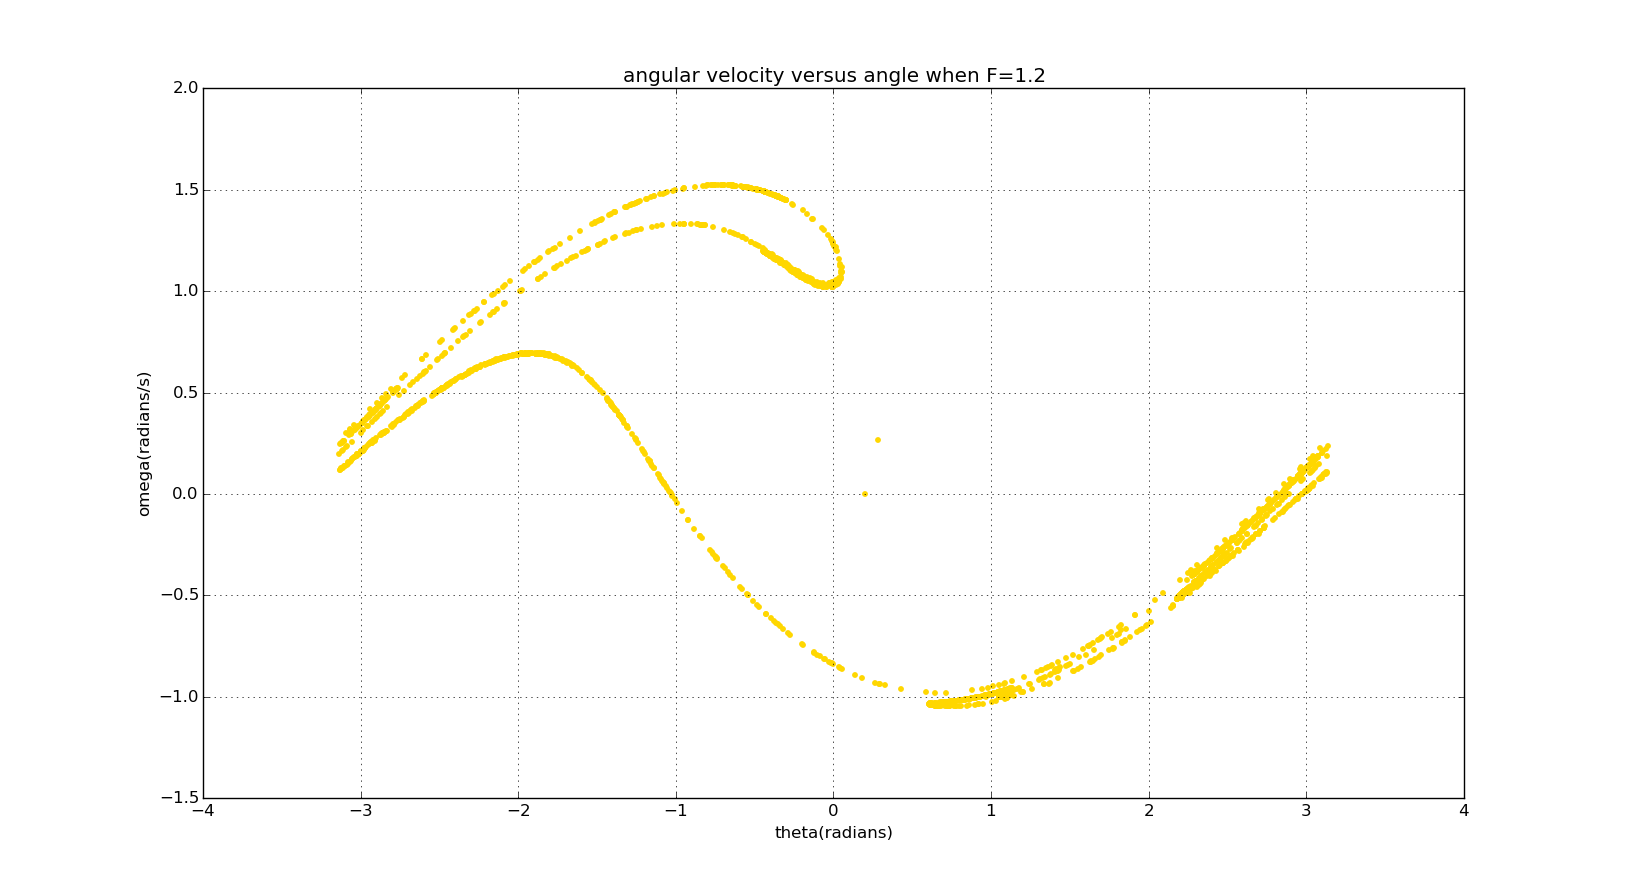

The Python source for this figure:
from __future__ import division
from math import *
from pylab import *

def change_amp(F):
    q = 0.5
    l = 9.8
    g = 9.8
    f = 2/3
    dt = pi/100
    theta0 = 0.2
    omega0 = 0
    angle = [theta0]
    avelo = [omega0]
    t = [0]
    an=[theta0]
    av=[omega0] 
    while t[-1] < 6000*pi:
        avelo_new = avelo[-1] - ((g/l)*sin(angle[-1]) + q*avelo[-1] - F*sin(f*t[-1]))*dt
        avelo.append(avelo_new)
        angle_new = angle[-1] + avelo[-1]*dt
        while angle_new > pi:
            angle_new -= 2*pi
        while angle_new < -pi:
            angle_new += 2*pi
        angle.append(angle_new)

        if (t[-1]-(3*pi)/8)%(3*pi) <= dt:
            an.append(angle_new)
            av.append(avelo_new)

        t_new = t[-1] + dt
        t.append(t_new)
        

    return an,av


ang = change_amp(1.2)[0]
ave = change_amp(1.2)[1]



scatter(ang,ave,s=10,color='gold')



title('angular velocity versus angle when F=1.2')
xlabel('theta(radians)')
ylabel('omega(radians/s)')

grid(True)



show()
